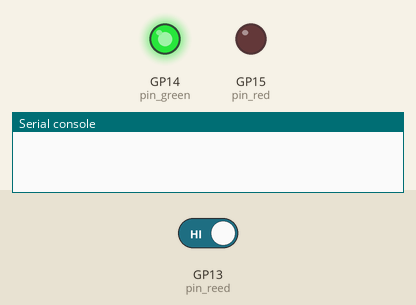
Recording of a program running on a simulated Raspberry Pi Pico running MicroPython. On the bench: output pins drawn as LEDs (lit = HIGH), the last lines printed to the serial console. The test bench sets the inputs (shaded band); at power-on: GP13 (pin_reed) HIGH.

Above: at 1.2 s.
1.3 s: GP13 (pin_reed) driven LOW
At 1.8 s:
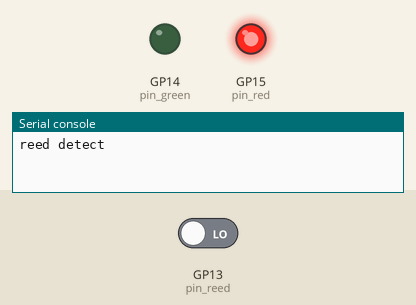
Timing chart, 0 to 4.3 s (numbered marks = the images above; inputs shaded):
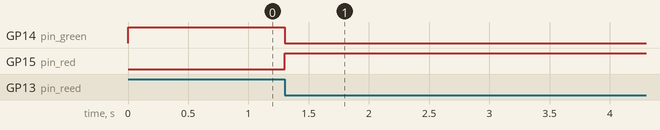

Measured:
- after the input at 1.3 s, GP14 (pin_green): HIGH → LOW at once; GP15 (pin_red): LOW → HIGH at once

The program:

led_rg_reed.py
```python
# 干簧管 或 U 型光电传感器

from machine import Pin
from time import sleep

pin_reed = Pin(13, Pin.IN, Pin.PULL_UP)
pin_red = Pin(15, Pin.OUT)
pin_green =Pin(14, Pin.OUT)
pin_red.value(0)
pin_green.value(1)

def on_detect(chn):
    pin_red.toggle()
    pin_green.toggle()
    if pin_reed.value() == 0:
        print('reed detect')

pin_reed.irq(trigger=Pin.IRQ_FALLING, handler=on_detect)
```
